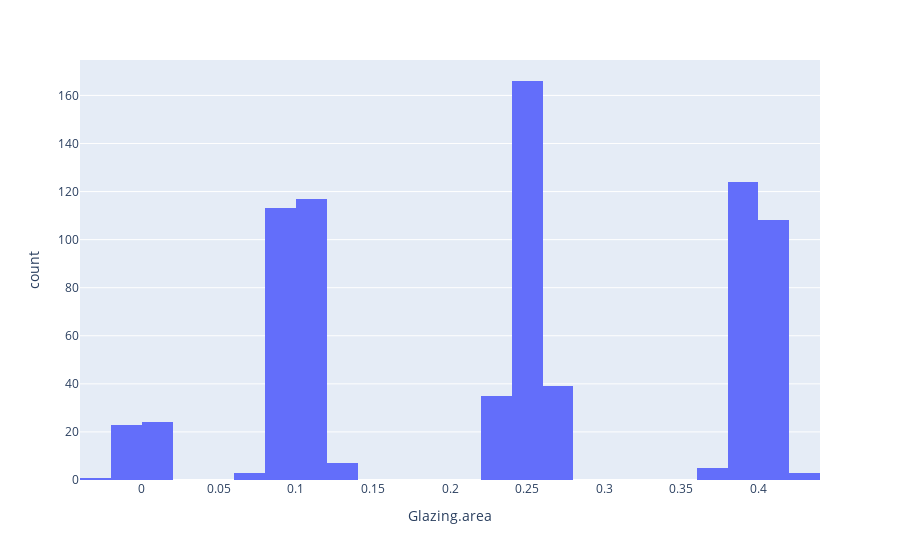

The cell this chart's notebook holds for it:
### Code cell
px.histogram(x, x="Glazing.area")

### Figure 1 — Plotly figure (JSON) as saved in the notebook; plotly's stock layout.template omitted (floating-point values rounded to 4 significant figures; data arrays with more than 128 entries replaced by an {"elided": "..."} marker saying what was removed)
{"data": [{"alignmentgroup": "True", "bingroup": "x", "hovertemplate": "Glazing.area=%{x}<br>count=%{y}<extra></extra>", "legendgroup": "", "marker": {"color": "#636efa"}, "name": "", "offsetgroup": "", "orientation": "v", "showlegend": false, "type": "histogram", "x": {"elided": "768 float values"}, "xaxis": "x", "yaxis": "y"}], "layout": {"barmode": "relative", "legend": {"tracegroupgap": 0}, "margin": {"t": 60}, "xaxis": {"anchor": "y", "domain": [0, 1], "title": {"text": "Glazing.area"}}, "yaxis": {"anchor": "x", "domain": [0, 1], "title": {"text": "count"}}}}
